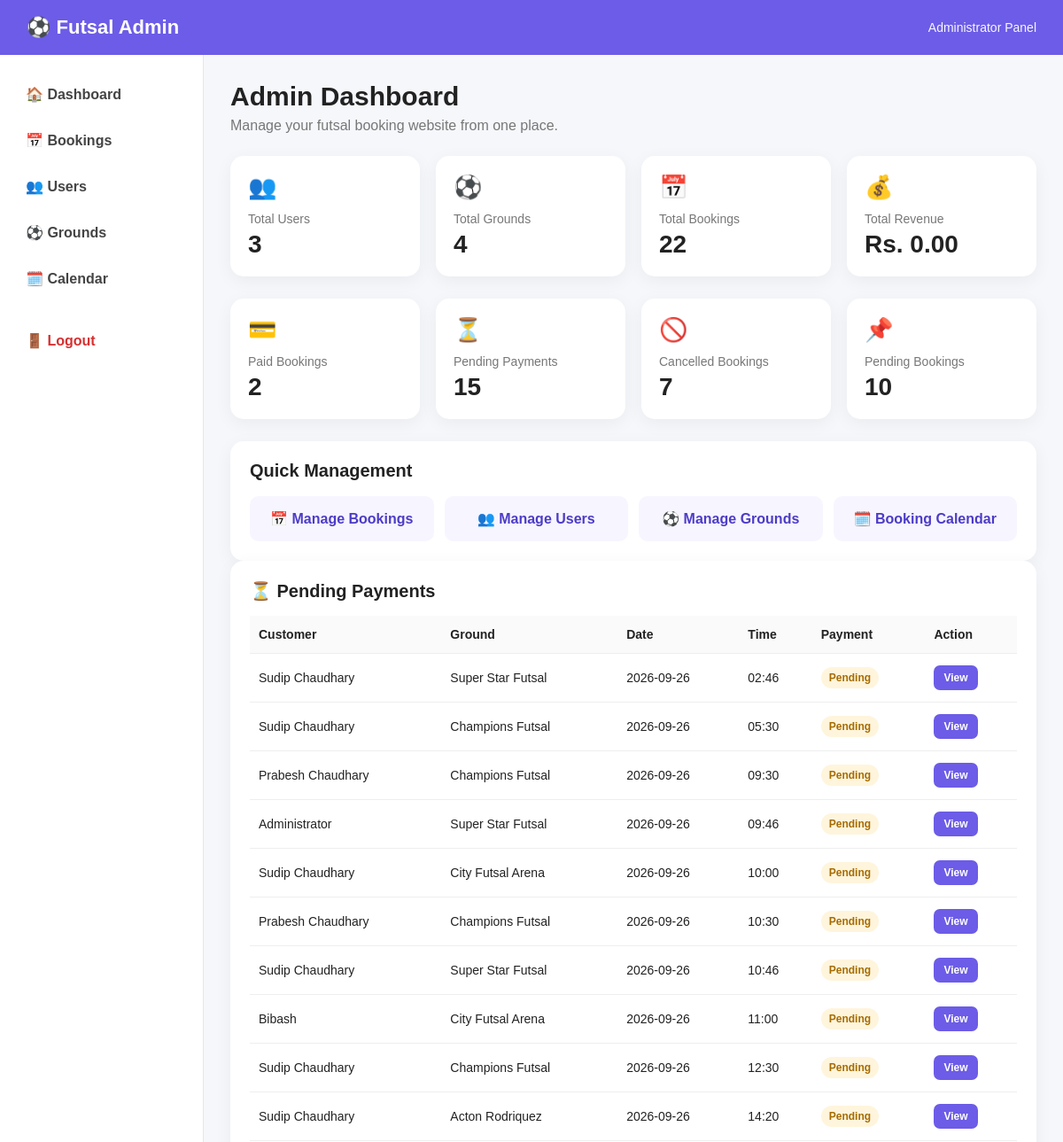
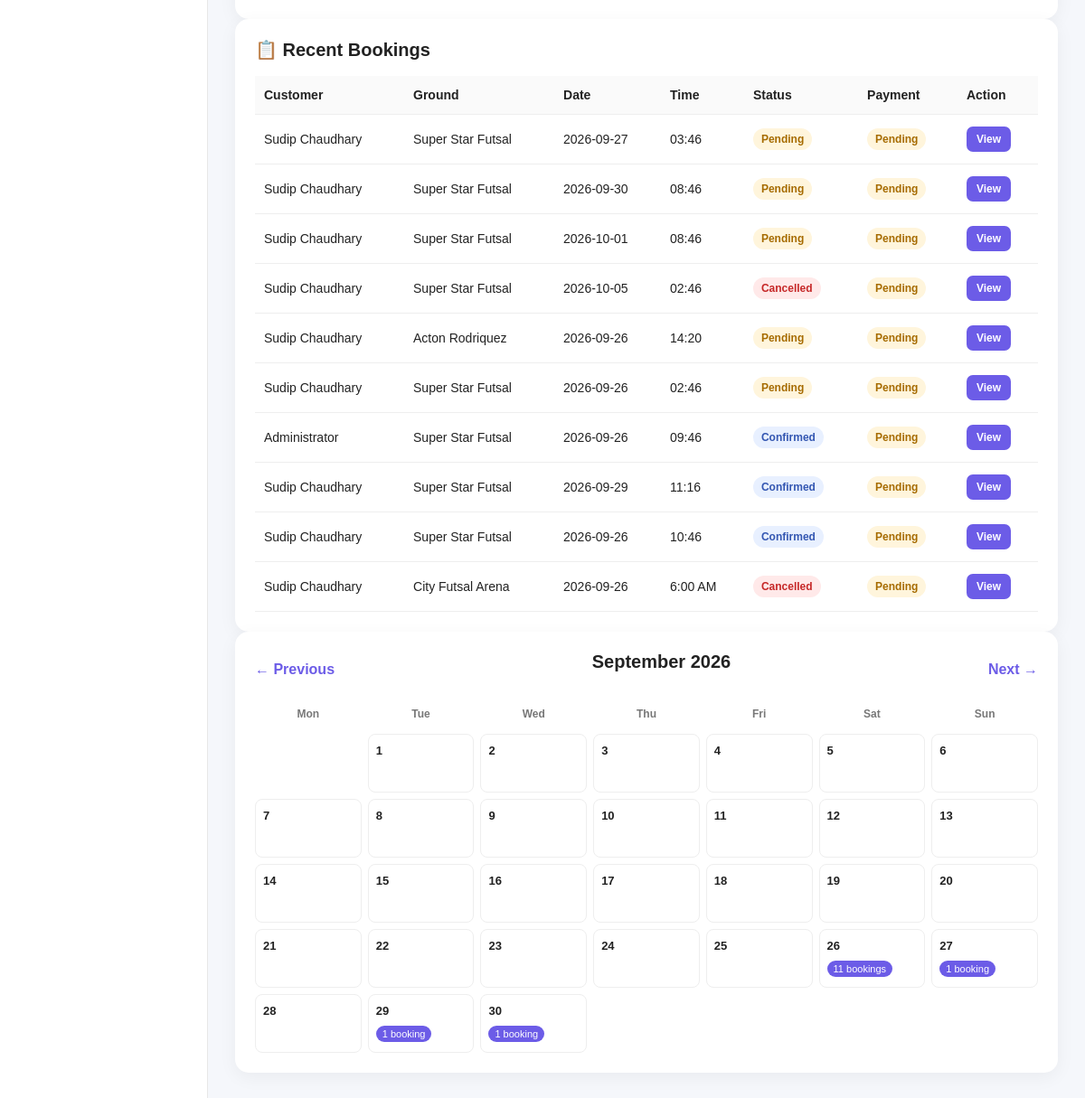
Page /admin (signed in) on the earlier database version (2 pictures, top to bottom).
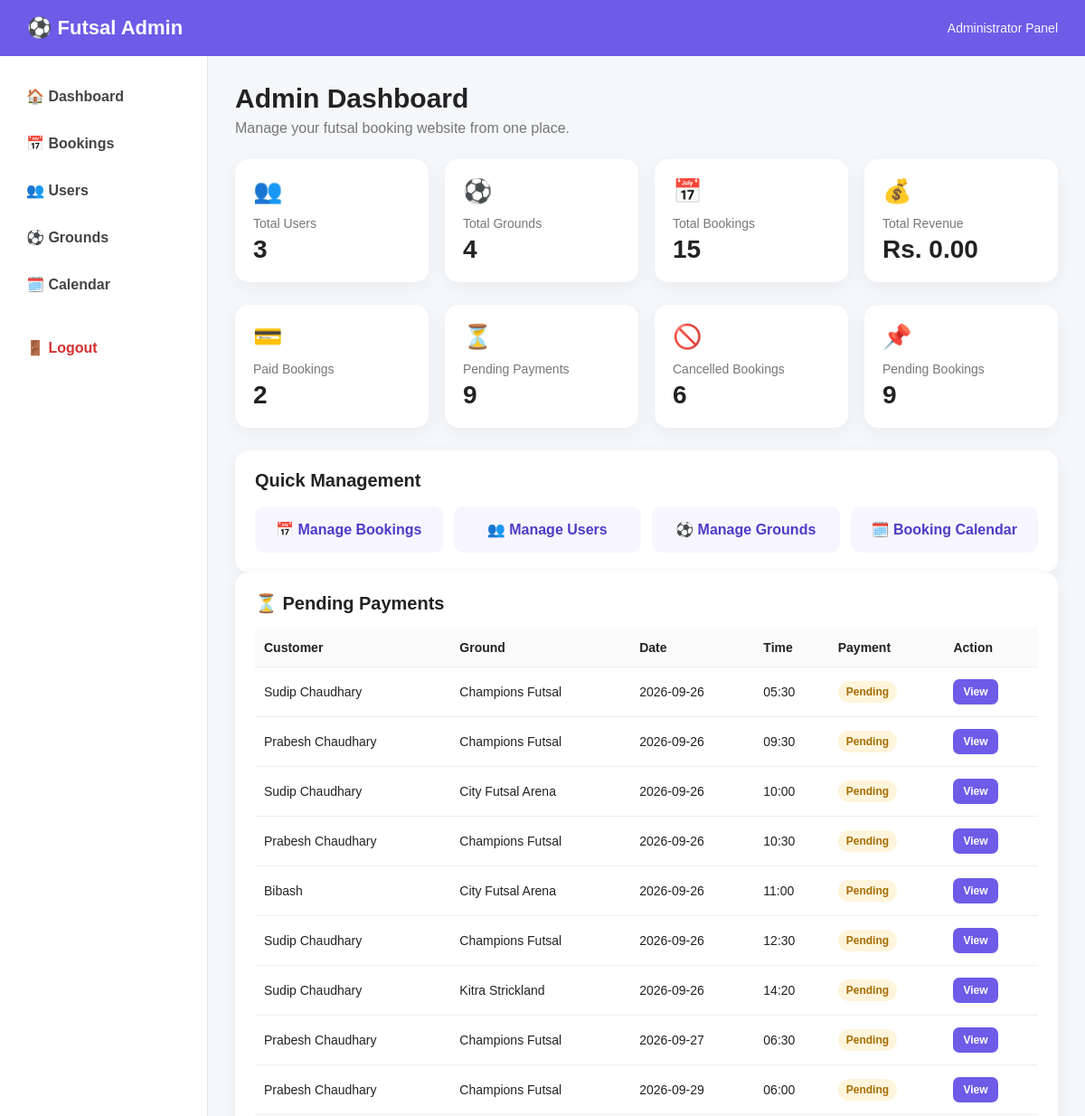
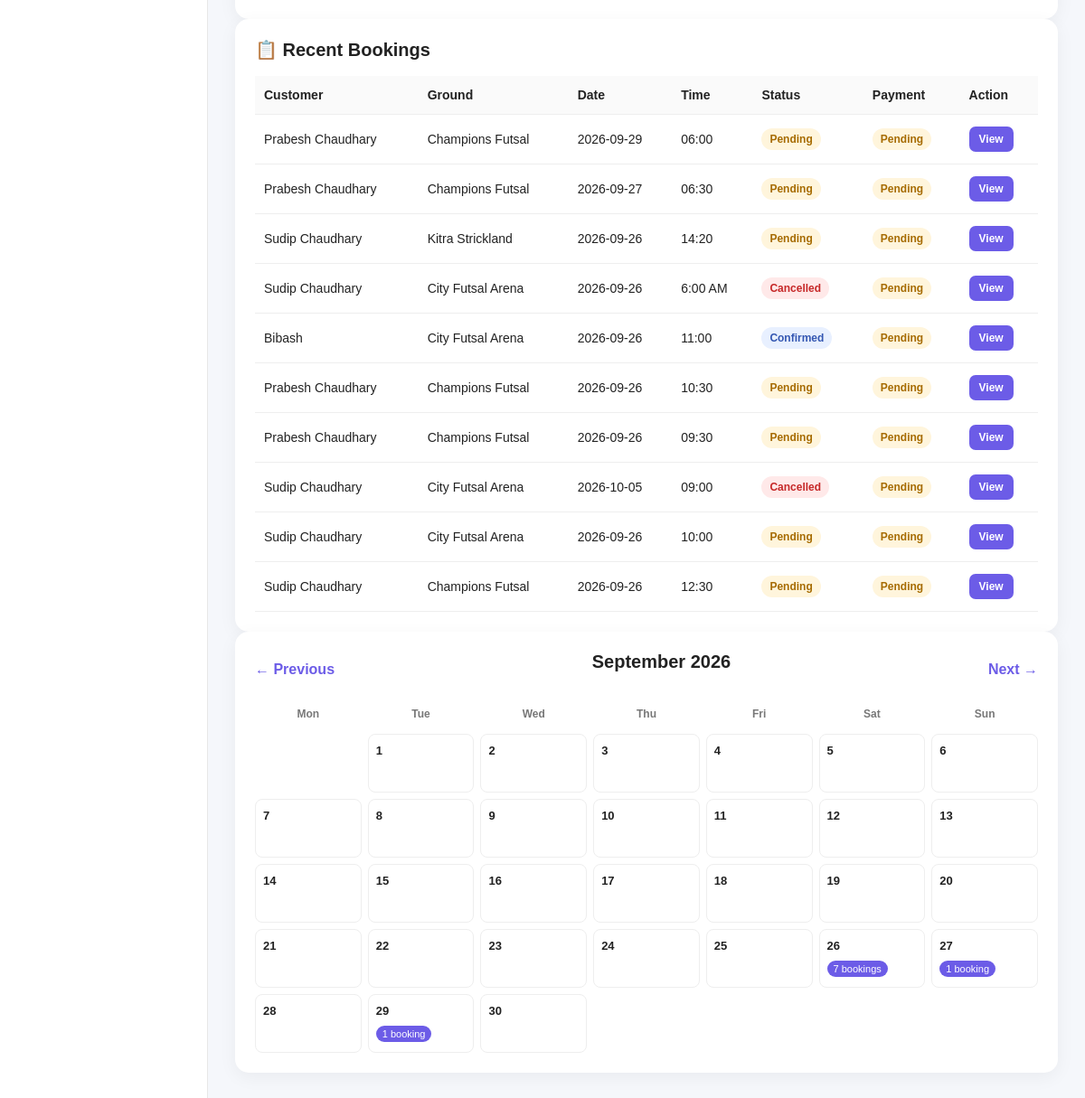
Same page on the later database version (2 pictures, top to bottom).
### tables this page shows
CREATE TABLE bookings (
            id INTEGER PRIMARY KEY AUTOINCREMENT,
            user_id INTEGER NOT NULL,
            ground_id INTEGER NOT NULL,
            booking_date TEXT NOT NULL,
            booking_time TEXT NOT NULL,
            created_at TIMESTAMP DEFAULT CURRENT_TIMESTAMP, status TEXT
            DEFAULT 'confirmed', duration REAL
            DEFAULT 1, payment_status TEXT

            DEFAULT 'pending', payment_method TEXT

            DEFAULT 'cash', payment_reference TEXT, paid_at TIMESTAMP, transaction_uuid
            TEXT, esewa_transaction_code
            TEXT, esewa_product_code
            TEXT, esewa_amount
            REAL, esewa_verified_at
            TIMESTAMP,

            FOREIGN KEY (user_id) REFERENCES users(id),
            FOREIGN KEY (ground_id) REFERENCES grounds(id),

            UNIQUE(ground_id, booking_date, booking_time)
        );

CREATE TABLE users (
            id INTEGER PRIMARY KEY AUTOINCREMENT,
            name TEXT NOT NULL,
            email TEXT UNIQUE NOT NULL,
            password TEXT NOT NULL
        , is_admin INTEGER
            DEFAULT 0);

CREATE TABLE grounds (
            id INTEGER PRIMARY KEY AUTOINCREMENT,
            name TEXT NOT NULL,
            location TEXT NOT NULL,
            price INTEGER NOT NULL,
            contact TEXT,
            opening_time TEXT,
            closing_time TEXT,
            description TEXT,
            image TEXT
        );

### app.py (the view)
@app.route("/admin")
@admin_required
def admin_dashboard():
    month = request.args.get("month", type=int)
    year = request.args.get("year", type=int)
    today = datetime.today()
    if not month or month < 1 or month > 12:
        month = today.month
    if not year or year < 1:
        year = today.year
    first_day = datetime(year, month, 1)
    if month == 12:
        next_month = 1
        next_year = year + 1
    else:
        next_month = month + 1
        next_year = year
    if month == 1:
        previous_month = 12
        previous_year = year - 1
    else:
        previous_month = month - 1
        previous_year = year
    conn = get_db()
    total_users = conn.execute(
        "SELECT COUNT(*) AS count FROM users WHERE is_admin = 0"
    ).fetchone()["count"]
    total_grounds = conn.execute(
        "SELECT COUNT(*) AS count FROM grounds"
    ).fetchone()["count"]
    total_bookings = conn.execute(
        "SELECT COUNT(*) AS count FROM bookings"
    ).fetchone()["count"]
    paid_bookings = conn.execute(
        "SELECT COUNT(*) AS count FROM bookings WHERE payment_status = 'paid'"
    ).fetchone()["count"]
    pending_payments = conn.execute(
        """
        SELECT COUNT(*) AS count FROM bookings
        WHERE payment_status IN ('pending', 'submitted')
        AND status != 'cancelled'
        """
    ).fetchone()["count"]
    cancelled_bookings = conn.execute(
        "SELECT COUNT(*) AS count FROM bookings WHERE status = 'cancelled'"
    ).fetchone()["count"]
    total_revenue = conn.execute(
        """
        SELECT COALESCE(SUM(grounds.price * bookings.duration), 0) AS total
        FROM bookings
        JOIN grounds ON bookings.ground_id = grounds.id
        WHERE bookings.payment_status = 'paid'
        AND bookings.status != 'cancelled'
        """
    ).fetchone()["total"]
    pending_bookings = conn.execute(
        """
        SELECT bookings.*, users.name AS user_name, users.email AS user_email,
               grounds.name AS ground_name, grounds.location AS ground_location,
               grounds.price AS ground_price, grounds.price AS price
        FROM bookings
        JOIN users ON bookings.user_id = users.id
        JOIN grounds ON bookings.ground_id = grounds.id
        WHERE bookings.payment_status IN ('pending', 'submitted')
        AND bookings.status != 'cancelled'
        ORDER BY bookings.booking_date ASC, bookings.booking_time ASC, bookings.id ASC
        LIMIT 10
        """
    ).fetchall()
    recent_bookings = conn.execute(
        """
        SELECT bookings.*, users.name AS user_name, users.email AS user_email,
               grounds.name AS ground_name, grounds.location AS ground_location,
               grounds.price AS ground_price, grounds.price AS price
        FROM bookings
        JOIN users ON bookings.user_id = users.id
        JOIN grounds ON bookings.ground_id = grounds.id
        ORDER BY bookings.id DESC
        LIMIT 10
        """
    ).fetchall()
    calendar_rows = conn.execute(
        """
        SELECT booking_date, COUNT(*) AS booking_count
        FROM bookings
        WHERE status != 'cancelled'
        AND strftime('%Y', booking_date) = ?
        AND strftime('%m', booking_date) = ?
        GROUP BY booking_date
        """,
        (str(year), f"{month:02d}")
    ).fetchall()
    conn.close()
    booking_counts = {row["booking_date"]: row["booking_count"] for row in calendar_rows}
    if month == 12:
        next_month_date = datetime(year + 1, 1, 1)
    else:
        next_month_date = datetime(year, month + 1, 1)
    days_in_month = (next_month_date - first_day).days
    first_weekday = first_day.weekday()
    calendar_days = [None] * first_weekday
    for day in range(1, days_in_month + 1):
        date_string = f"{year:04d}-{month:02d}-{day:02d}"
        calendar_days.append({
            "day": day,
            "date": date_string,
            "booking_count": booking_counts.get(date_string, 0)
        })
    while len(calendar_days) % 7 != 0:
        calendar_days.append(None)
    try:
        total_revenue = float(total_revenue or 0)
    except (TypeError, ValueError):
        total_revenue = 0
    return render_template(
        "admin/dashboard.html",
        total_users=total_users,
        total_grounds=total_grounds,
        total_bookings=total_bookings,
        paid_bookings=paid_bookings,
        pending_payments=pending_payments,
        cancelled_bookings=cancelled_bookings,
        total_revenue=total_revenue,
        pending_bookings=pending_bookings,
        recent_bookings=recent_bookings,
        calendar_days=calendar_days,
        month_name=first_day.strftime("%B"),
        calendar_year=year,
        previous_month=previous_month,
        previous_year=previous_year,
        next_month=next_month,
        next_year=next_year
    )

### app.py (called while the page is built, shortened)
def get_db():
    conn = sqlite3.connect(
        DATABASE
    )
    conn.row_factory = sqlite3.Row
    conn.execute(
        "PRAGMA foreign_keys = ON"
    )
    return conn

def admin_required(view_function):
    @wraps(view_function)
    def wrapper(*args, **kwargs):
        return view_function(
            *args,
            **kwargs
        )
    return wrapper

### templates/admin/dashboard.html (shortened to what the changed rows need)
<!DOCTYPE html>
<html lang="en">
<head>
</head>
<body>
<div class="layout">
    <main class="content">
        <h1 class="page-title">
            Admin Dashboard
        </h1>
        <div class="stats">
            <div class="stat">
                <div class="stat-icon">📅</div>
                <div class="stat-label">
                    Total Bookings
                </div>
                <div class="stat-value">
                    {{ total_bookings }}
                </div>
            </div>
        </div>
        <div class="stats">
            <div class="stat">
                <div class="stat-icon">⏳</div>
                <div class="stat-label">
                    Pending Payments
                </div>
                <div class="stat-value">
                    {{ pending_payments }}
                </div>
            </div>
            <div class="stat">
                <div class="stat-icon">🚫</div>
                <div class="stat-label">
                    Cancelled Bookings
                </div>
                <div class="stat-value">
                    {{ cancelled_bookings }}
                </div>
            </div>
            <div class="stat">
                <div class="stat-icon">📌</div>
                <div class="stat-label">
                    Pending Bookings
                </div>
                <div class="stat-value">
                    {{ pending_bookings|length }}
                </div>
            </div>
        </div>
        <div class="card">
            <h2>Quick Management</h2>
        </div>
        <div class="card">
            <h2>
                ⏳ Pending Payments
            </h2>
            {% if pending_bookings %}
            <div class="table-wrap">
                <table>
                    <thead>
                    <tr>
                        <th>Customer</th>
                        <th>Ground</th>
                        <th>Date</th>
                        <th>Time</th>
                        <th>Payment</th>
                        <th>Action</th>
                    </tr>
                    </thead>
                    <tbody>
                    {% for booking in pending_bookings %}
                    <tr>
                        <td>
                            {{ booking['user_name'] }}
                        </td>
                        <td>
                            {{ booking['ground_name'] }}
                        </td>
                        <td>
                            {{ booking['booking_date'] }}
                        </td>
                        <td>
                            {{ booking['booking_time'] }}
                        </td>
                        <td>
                            {% if booking['payment_status'] == 'submitted' %}
                                <span class="badge pending">
                                    Submitted
                                </span>
                            {% else %}
                                <span class="badge pending">
                                    Pending
                                </span>
                            {% endif %}
                        </td>
                        <td>
                            <a
                                class="view-btn"
                                href="{{ url_for('admin_booking_details', booking_id=booking['id']) }}"
                            >
                                View
                            </a>
                        </td>
                    </tr>
                    {% endfor %}
                    </tbody>
                </table>
            </div>
            {% else %}
                <div class="empty">
                    No pending payments right now.
                </div>
            {% endif %}
        </div>
        <div class="card">
            <h2>
                📋 Recent Bookings
            </h2>
            {% if recent_bookings %}
            <div class="table-wrap">
                <table>
                    <thead>
                    <tr>
                        <th>Customer</th>
                        <th>Ground</th>
                        <th>Date</th>
                        <th>Time</th>
                        <th>Status</th>
                        <th>Payment</th>
                        <th>Action</th>
                    </tr>
                    </thead>
                    <tbody>
                    {% for booking in recent_bookings %}
                    <tr>
                        <td>
                            {{ booking['user_name'] }}
                        </td>
                        <td>
                            {{ booking['ground_name'] }}
                        </td>
                        <td>
                            {{ booking['booking_date'] }}
                        </td>
                        <td>
                            {{ booking['booking_time'] }}
                        </td>
                        <td>
                            {% if booking['status'] == 'cancelled' %}
                                <span class="badge cancelled">
                                    Cancelled
                                </span>
                            {% elif booking['status'] == 'confirmed' %}
                                <span class="badge confirmed">
                                    Confirmed
                                </span>
                            {% else %}
                                <span class="badge pending">
                                    {{ booking['status']|title }}
                                </span>
                            {% endif %}
                        </td>
                        <td>
                            {% if booking['payment_status'] == 'paid' %}
                                <span class="badge paid">
                                    Paid
                                </span>
                            {% elif booking['payment_status'] == 'submitted' %}
                                <span class="badge pending">
                                    Submitted
                                </span>
                            {% else %}
                                <span class="badge pending">
                                    Pending
                                </span>
                            {% endif %}
                        </td>
                        <td>
                            <a
                                class="view-btn"
                                href="{{ url_for('admin_booking_details', booking_id=booking['id']) }}"
                            >
                                View
                            </a>
                        </td>
                    </tr>
                    {% endfor %}
                    </tbody>
                </table>
            </div>
            {% else %}
                <div class="empty">
                    No bookings found.
                </div>
            {% endif %}
        </div>
        <div class="card">
            <div class="calendar-nav">
                <h2>
                    {{ month_name }} {{ calendar_year }}
                </h2>
            </div>
            <div class="calendar">
                {% for day in calendar_days %}
                    {% if day %}
                        <div class="calendar-day">
                            <strong>
                                {{ day['day'] }}
                            </strong>
                            {% if day['booking_count'] > 0 %}
                                <br>
                                <span class="booking-count">
                                    {{ day['booking_count'] }}
                                    booking{% if day['booking_count'] != 1 %}s{% endif %}
                                </span>
                            {% endif %}
                        </div>
                    {% else %}
                        <div></div>
                    {% endif %}
                {% endfor %}
            </div>
        </div>
    </main>
</div>
</body>
</html>

Differences in the rows shown:
removed bookings: user_name "Sudip Chaudhary", ground_name "Super Star Futsal", booking_date "2026-09-26", booking_time "02:46", payment_status "Pending", status "Pending"
removed bookings: user_name "Administrator", ground_name "Super Star Futsal", booking_date "2026-09-26", booking_time "09:46", payment_status "Pending", status "Confirmed"
removed bookings: user_name "Sudip Chaudhary", ground_name "Super Star Futsal", booking_date "2026-09-26", booking_time "10:46", payment_status "Pending", status "Confirmed"
removed bookings: user_name "Sudip Chaudhary", ground_name "Super Star Futsal", booking_date "2026-09-27", booking_time "03:46", status "Pending", payment_status "Pending", shown under "📋 Recent Bookings"
removed bookings: user_name "Sudip Chaudhary", ground_name "Super Star Futsal", booking_date "2026-09-30", booking_time "08:46", status "Pending", payment_status "Pending", shown under "📋 Recent Bookings"
removed bookings: user_name "Sudip Chaudhary", ground_name "Super Star Futsal", booking_date "2026-10-01", booking_time "08:46", status "Pending", payment_status "Pending", shown under "📋 Recent Bookings"
removed bookings: user_name "Sudip Chaudhary", ground_name "Super Star Futsal", booking_date "2026-10-05", booking_time "02:46", status "Cancelled", payment_status "Pending", shown under "📋 Recent Bookings"
removed bookings: user_name "Sudip Chaudhary", ground_name "Super Star Futsal", booking_date "2026-09-29", booking_time "11:16", status "Confirmed", payment_status "Pending", shown under "📋 Recent Bookings"
now on one of the page's lists (row unchanged): bookings: user_name "Prabesh Chaudhary", ground_name "Champions Futsal", booking_date "2026-09-26", booking_time "09:30", status "Pending"
now on one of the page's lists (row unchanged): bookings: user_name "Sudip Chaudhary", ground_name "City Futsal Arena", booking_date "2026-09-26", booking_time "10:00", status "Pending"
now on one of the page's lists (row edited): bookings: user_name "Prabesh Chaudhary", ground_name "Champions Futsal", booking_date "2026-09-26", booking_time "10:30", status "Pending"
now on one of the page's lists (row unchanged): bookings: user_name "Bibash", ground_name "City Futsal Arena", booking_date "2026-09-26", booking_time "11:00"
now on one of the page's lists (row unchanged): bookings: user_name "Sudip Chaudhary", ground_name "Champions Futsal", booking_date "2026-09-26", booking_time "12:30", status "Pending"
changed through a linked row, bookings: ground_name "Acton Rodriquez" → "Kitra Strickland"
added bookings: user_name "Prabesh Chaudhary", ground_name "Champions Futsal", booking_date "2026-09-27", booking_time "06:30", payment_status "Pending", status "Pending"
added bookings: user_name "Prabesh Chaudhary", ground_name "Champions Futsal", booking_date "2026-09-29", booking_time "06:00", payment_status "Pending", status "Pending"
now on this page (row unchanged): bookings: user_name "Sudip Chaudhary", ground_name "City Futsal Arena", booking_date "2026-10-05", booking_time "09:00", status "Cancelled", payment_status "Pending", shown under "📋 Recent Bookings"
Other differences:
{{ total_bookings }}: "22" → "15"
{{ pending_payments }}: "15" → "9"
{{ cancelled_bookings }}: "7" → "6"
{{ pending_bookings|length }}: "10" → "9"
new list line: "26 7 booking s"
new list line: "30"
list line gone: "26 11 booking s"
list line gone: "30 1 booking"
